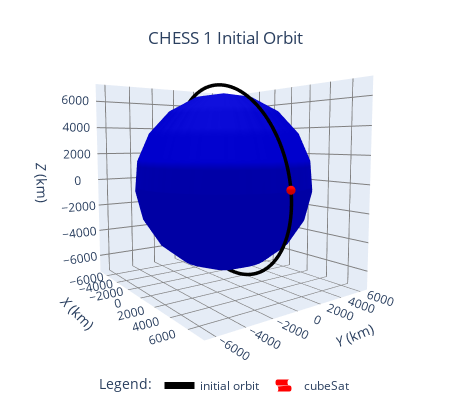

This figure's notebook cell:
### Markdown cell above
### B. 3D plotting with plotly
Many custom parameters were investigated to produce nice plots

### Code cell
# fig = orbit.plot(interactive=True, use_3d=True, label="initial orbit")
plotter = OrbitPlotter3D()
fig = plotter.plot(orbit, label="cubeSat")

fig.update_layout(
    title={
        "text": "CHESS 1 Initial Orbit",
        # 'font': dict(size=20, family="Courier New"),
        "y": 0.92,  # Adjust this value to move the title down (between 0 and 1)
        "x": 0.5,  # Center the title horizontally
        "xanchor": "center",  # Anchor the title to the center
        "yanchor": "top",  # Anchor the title to the top
    },
    margin=dict(l=0, r=0, b=0, t=0),  # Set margins to zero
    height=400,
    width=450,
    # Option 1: grid and tick values but no tick line, possibility to turn background to transparent
    scene=dict(
        xaxis=dict(
            # backgroundcolor="rgba(0, 0, 0, 0)",  # Transparent background
            showgrid=True,
            gridcolor="grey",
            zerolinecolor="grey",
            showbackground=True,
            title="<i>X</i> (km)",
            ticks="",
            showticklabels=True,
        ),
        yaxis=dict(
            # backgroundcolor="rgba(0, 0, 0, 0)",  # Transparent background
            showgrid=True,
            gridcolor="grey",
            zerolinecolor="grey",
            showbackground=True,
            title="<i>Y</i> (km)",
            ticks="",
            showticklabels=True,
        ),
        zaxis=dict(
            # backgroundcolor="rgba(0, 0, 0, 0)",  # Transparent background
            showgrid=True,
            gridcolor="grey",
            zerolinecolor="grey",
            showbackground=True,
            title="<i>Z</i> (km)",
            ticks="",
            showticklabels=True,
        ),
        camera=dict(eye=dict(x=1.8, y=-1.3, z=0.2)),
    ),
    # Option 2: only wackground walls with different colors to keep 3d effect, and z, y , z labels
    # scene=dict(
    #     xaxis=dict(
    #         backgroundcolor="rgba(105,132,163, 1)",
    #         showgrid=False,
    #         zeroline = False,
    #         showbackground=True,
    #         title='X',
    #         ticks='',
    #         showticklabels=False,
    #     ),
    #     yaxis=dict(
    #         backgroundcolor="rgba(138,164,197, 1)",
    #         showgrid=False,
    #         zeroline = False,
    #         showbackground=True,
    #         title='Y',
    #         ticks='',
    #         showticklabels=False,
    #     ),
    #     zaxis=dict(
    #         backgroundcolor="rgba(171,196,231, 1)",
    #         showgrid=False,
    #         zeroline = False,
    #         showbackground=True,
    #         title='Z',
    #         ticks='',
    #         showticklabels=False,
    #     ),
    #     camera=dict(
    #         eye=dict(x=1.8, y=-1.3, z=0.2)
    #     ),
    # ),
    # # Option 3: remove background and axes
    # scene=dict(
    #     xaxis=dict(
    #         visible=False,  # Hide the x-axis
    #     ),
    #     yaxis=dict(
    #         visible=False,  # Hide the y-axis
    #     ),
    #     zaxis=dict(
    #         visible=False,  # Hide the z-axis
    #     ),
    #     camera=dict(
    #         eye=dict(x=1.5, y=-1, z=0.1)
    #     ),
    # ),
    # # How to change camera angle ?
    # scene = dict(
    #     camera=dict(
    #         # eye=dict(x=0.8, y=0.8, z=0.8)    # Adjust these values to zoom in/out and change perspective
    #         eye=dict(x=0, y=0, z=3) # view from above
    #         # eye=dict(x=3, y=0, z=0)  # View from the side
    #         # eye=dict(x=1, y=1, z=1) # Balanced view from a corner
    #     ),
    # ),
    legend=dict(
        title="Legend:",
        orientation="h",  # Horizontal legend
        yanchor="bottom",  # Anchor to the bottom
        y=-0.1,  # Position it below the plot (adjust as needed)
        xanchor="center",  # Center the legend
        x=0.5,  # Center the legend horizontally
    ),
)

for trace in fig.data:
    if isinstance(trace, go.Scatter3d):
        trace.line.color = "black"
        trace.line.width = 7
        trace.line.dash = "solid"
        trace.showlegend = True
        trace.name = "initial orbit"
    elif isinstance(trace, go.Surface):  # Assuming Earth is a Surface
        print(trace.name)
        if trace.name == "Earth":
            trace.colorscale = [[0, "mediumblue"], [1, "mediumblue"]]
        else:
            trace.colorscale = [[0, "red"], [1, "red"]]
            trace.showlegend = True
            trace.name = "cubeSat"
    elif isinstance(trace, go.Mesh3d):  # If Earth is a Mesh3d instead
        trace.color = "green"


fig.show()

### Figure 1 — Plotly figure (JSON) as saved in the notebook; plotly's stock layout.template omitted (floating-point values rounded to 4 significant figures; data arrays with more than 128 entries replaced by an {"elided": "..."} marker saying what was removed)
{"data": [{"cauto": false, "cmax": 1, "cmin": 1, "colorscale": [[0, "mediumblue"], [1, "mediumblue"]], "name": "Earth", "showscale": false, "type": "surface", "x": {"elided": "20x20 float values"}, "y": {"elided": "20x20 float values"}, "z": {"elided": "20x20 float values"}}, {"line": {"color": "black", "dash": "solid", "width": 7}, "mode": "lines", "name": "initial orbit", "showlegend": true, "type": "scatter3d", "x": {"elided": "150 float values"}, "y": {"elided": "150 float values"}, "z": {"elided": "150 float values"}}, {"cauto": false, "cmax": 1, "cmin": 1, "colorscale": [[0, "red"], [1, "red"]], "name": "cubeSat", "showlegend": true, "showscale": false, "type": "surface", "x": {"elided": "20x20 float values"}, "y": {"elided": "20x20 float values"}, "z": {"elided": "20x20 float values"}}, {"cauto": false, "cmax": 1, "cmin": 1, "colorscale": [[0, "mediumblue"], [1, "mediumblue"]], "name": "Earth", "showscale": false, "type": "surface", "x": {"elided": "20x20 float values"}, "y": {"elided": "20x20 float values"}, "z": {"elided": "20x20 float values"}}], "layout": {"autosize": true, "height": 400, "legend": {"orientation": "h", "title": {"text": "Legend:"}, "x": 0.5, "xanchor": "center", "y": -0.1, "yanchor": "bottom"}, "margin": {"b": 0, "l": 0, "r": 0, "t": 0}, "scene": {"aspectmode": "data", "camera": {"eye": {"x": 1.8, "y": -1.3, "z": 0.2}}, "xaxis": {"gridcolor": "grey", "showbackground": true, "showgrid": true, "showticklabels": true, "ticks": "", "title": {"text": "<i>X</i> (km)"}, "zerolinecolor": "grey"}, "yaxis": {"gridcolor": "grey", "showbackground": true, "showgrid": true, "showticklabels": true, "ticks": "", "title": {"text": "<i>Y</i> (km)"}, "zerolinecolor": "grey"}, "zaxis": {"gridcolor": "grey", "showbackground": true, "showgrid": true, "showticklabels": true, "ticks": "", "title": {"text": "<i>Z</i> (km)"}, "zerolinecolor": "grey"}}, "title": {"text": "CHESS 1 Initial Orbit", "x": 0.5, "xanchor": "center", "y": 0.92, "yanchor": "top"}, "width": 450}}
